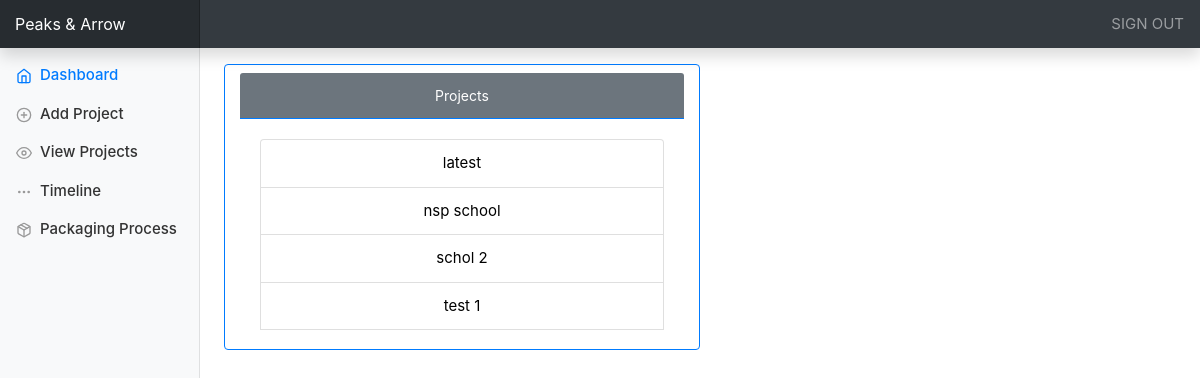
/view_project.php (signed in), run on an earlier commit of the app's database.
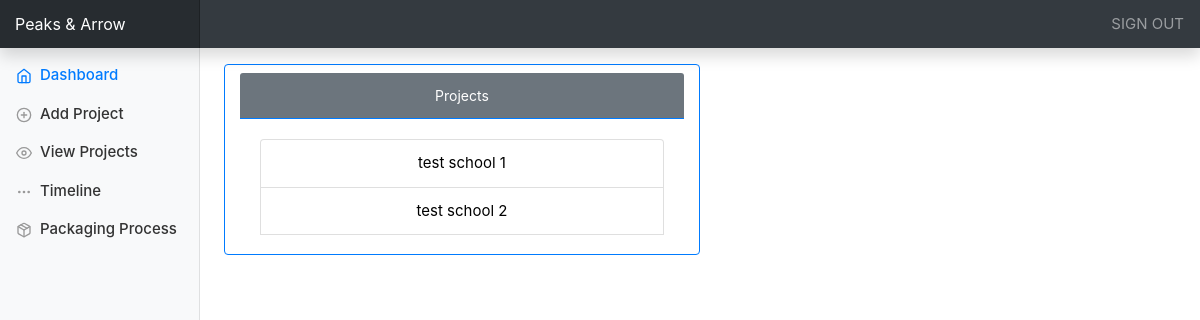
And on a later commit of the database.
### tables this page shows
CREATE TABLE `projects` (
  `id` int(11) NOT NULL,
  `title` varchar(255) DEFAULT NULL,
  `deadline` varchar(50) DEFAULT NULL,
  `info` varchar(255) DEFAULT NULL,
  `school_id` varchar(255) DEFAULT NULL,
  `school_password` varchar(255) DEFAULT NULL
);

### view_project.php (the view, shortened to what this page needs)
<?php
include("db.php");
$sql="SELECT * FROM projects ORDER BY title asc;";
$quey=mysqli_query($conn,$sql);
?>
<!DOCTYPE html>
<html>
<head>
    <link rel="stylesheet" href="https://stackpath.bootstrapcdn.com/bootstrap/4.1.0/css/bootstrap.min.css">
    <link rel="stylesheet" href="./css/dashboard.css">
    <link rel="stylesheet" href="./css/style.css">
</head>
<body>
<nav class="navbar navbar-dark fixed-top bg-dark flex-md-nowrap p-0 shadow">
  <a class="navbar-brand col-sm-3 col-md-2 mr-0" href="#">Peaks & Arrow</a>
  <ul class="navbar-nav px-3">
    <li class="nav-item text-nowrap">
      <a class="nav-link" href="logout.php">SIGN OUT</a>
    </li>
  </ul>
</nav>
<div class="container-fluid">
  <div class="row">
    <nav class="col-md-2 d-none d-md-block bg-light sidebar">
      <div class="sidebar-sticky">
        <ul class="nav flex-column">
          <li class="nav-item">
            <a class="nav-link active" href="dashboard.php">
              <span data-feather="home"></span>
              Dashboard <span class="sr-only">(current)</span>
            </a>
          </li>
          <li class="nav-item">
            <a class="nav-link" href="add_project.php">
              <span data-feather="plus-circle"></span>
              Add Project
            </a>
          </li>
          <li class="nav-item">
            <a class="nav-link" href="#">
              <span data-feather="eye"></span>
              View Projects
            </a>
            </li>
          <li class="nav-item">
            <a class="nav-link" href="timeline.php">
              <span data-feather="more-horizontal"></span>
              Timeline
            </a>
          </li>
          <li class="nav-item">
            <a class="nav-link" href="packaging.php">
              <span data-feather="package"></span>
              Packaging Process
            </a>
          </li>
        </ul>
      </div>
    </nav>
    <main role="main" class="col-md-9 ml-sm-auto col-lg-10 px-4">
      <div class="d-flex justify-content-between flex-wrap flex-md-nowrap align-items-center pt-3 pb-2 mb-3">
      <div class="card text-center border-primary col-lg-6">
  <div class="card-header mt-2 text-white  bg-secondary border-primary">
  Projects
  </div>
  <div class="card-body">
            <ul class="list-group">
              <?php
              if (mysqli_num_rows($quey) > 0) {
                while($row = mysqli_fetch_assoc($quey)){
                ?>
                 <li class="list-group-item "><a href="project_report.php?id=<?php echo $row['id']?>" ><?php echo $row['title']  ?></li>
                <?php
               } }
               else {
                  echo "0 results";
                }
              ?></ul>
</div>
</div>
      </div>
    </main>
</body>
</html>

### css/dashboard.css (style rules this page uses)
body { font-size: .875rem; }
.feather { width: 16px; height: 16px; vertical-align: text-bottom; }
.sidebar { position: fixed; top: 0; bottom: 0; left: 0; z-index: 100; padding: 48px 0 0; box-shadow: inset -1px 0 0 rgba(0, 0, 0, .1); }
.sidebar-sticky { position: relative; top: 0; height: calc(100vh - 48px); padding-top: .5rem; overflow-x: hidden; overflow-y: auto; }
.sidebar .nav-link { font-weight: 500; color: #333; }
.sidebar .nav-link .feather { margin-right: 4px; color: #999; }
.sidebar .nav-link.active { color: #007bff; }
.sidebar .nav-link:hover .feather, .sidebar .nav-link.active .feather { color: inherit; }
[role="main"] { padding-top: 133px; }
@media (min-width: 768px) { [role="main"] { padding-top: 48px; } }
.navbar-brand { padding-top: .75rem; padding-bottom: .75rem; font-size: 1rem; background-color: rgba(0, 0, 0, .25); box-shadow: inset -1px 0 0 rgba(0, 0, 0, .25); }

### css/style.css (style rules this page uses)
body { background-color: rgb(255, 255, 255); }
a { color: black; text-decoration: none; font-size: 15px; }

What changed in the data, as far as the page shows it:
removed projects: title "latest"
removed projects: title "nsp school"
removed projects: title "schol 2"
removed projects: title "test 1"
added projects: title "test school 1"
added projects: title "test school 2"
